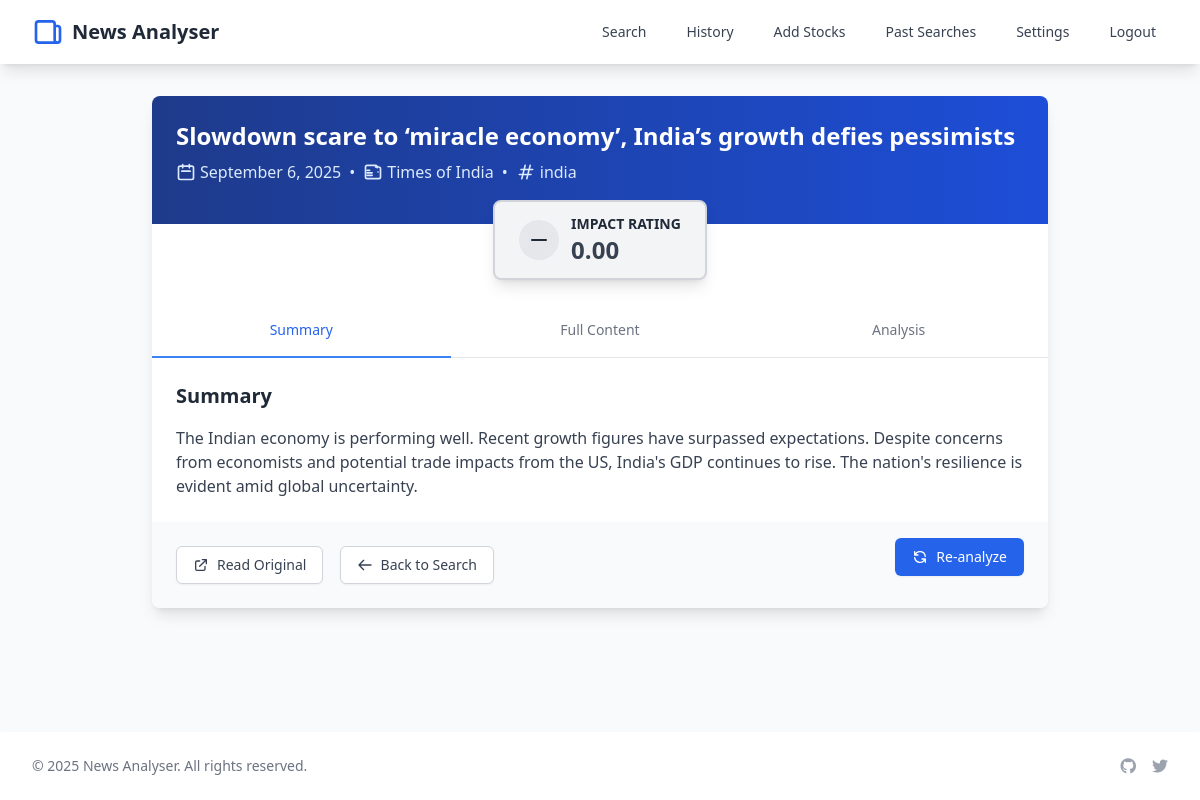
The app's page /news_analysis/2372/ (signed in) with its own data.
### news_analyser/models.py (models this page shows, shortened)
class News(models.Model):
    title = models.CharField(max_length=500)
    content_summary = models.TextField()
    content = models.TextField(null=True, blank=True)
    date = models.DateTimeField(default=timezone.now, db_index=True)
    link = models.CharField(max_length=500, unique=True, db_index=True)
    keyword = models.ForeignKey(
        Keyword, on_delete=models.CASCADE, related_name="news", db_index=True)
    impact_rating = models.FloatField(default=0, db_index=True)
    source = models.ForeignKey(
        "Source", on_delete=models.CASCADE, related_name="news", default=None, null=True)
    sentiment_explanation = models.TextField(null=True, blank=True)
    sentiment_confidence = models.FloatField(default=0, null=True, blank=True)
    mentioned_tickers = models.JSONField(default=list, blank=True)
    raw_gemini_response = models.JSONField(default=dict, blank=True)
    created_at = models.DateTimeField(auto_now_add=True)
    updated_at = models.DateTimeField(auto_now=True)
    class Meta:
        ordering = ['-date']
        verbose_name_plural = "News"
        indexes = [
            models.Index(fields=['keyword', 'date']),
            models.Index(fields=['impact_rating']),
            models.Index(fields=['-date']),
            models.Index(fields=['source', 'date']),
        ]

class Source(models.Model):
    id_name = models.CharField(max_length=200, unique=True, db_index=True)
    name = models.CharField(max_length=200)
    url = models.URLField()
    class Meta:
        ordering = ['name']

class Keyword(models.Model):
    name = models.CharField(max_length=200, db_index=True)
    create_date = models.DateTimeField(auto_now_add=True, db_index=True)
    class Meta:
        ordering = ['-create_date']
        indexes = [
            models.Index(fields=['name', 'create_date']),
        ]

### news_analyser/views.py (the view, shortened to what this page needs)
class NewsAnalysisView(LoginRequiredMixin, View):
    def get(self, request, news_id):
        news = News.objects.get(id=news_id)
        return render(request, "news_analyser/news_analysis.html", {"news": news})

### templates/news_analyser/news_analysis.html (shortened to what this page needs)
{% extends 'base.html' %}
{% block content %}
<div class="max-w-4xl mx-auto bg-white shadow-lg rounded-lg overflow-hidden">
    <div class="relative bg-gradient-to-r from-blue-900 to-blue-700 p-6">
        <h1 class="text-2xl font-bold text-white mb-2">{{ news.title }}</h1>
        <div class="flex items-center text-blue-100 mb-4">
            <svg class="w-5 h-5 mr-1" fill="none" stroke="currentColor" viewBox="0 0 24 24">
                <path stroke-linecap="round" stroke-linejoin="round" stroke-width="2" d="M8 7V3m8 4V3m-9 8h10M5 21h14a2 2 0 002-2V7a2 2 0 00-2-2H5a2 2 0 00-2 2v12a2 2 0 002 2z"></path>
            </svg>
            <span>{{ news.date|date:"F j, Y" }}</span>
            <span class="mx-2">•</span>
            <svg class="w-5 h-5 mr-1" fill="none" stroke="currentColor" viewBox="0 0 24 24">
                <path stroke-linecap="round" stroke-linejoin="round" stroke-width="2" d="M19 20H5a2 2 0 01-2-2V6a2 2 0 012-2h10a2 2 0 012 2v1M19 20a2 2 0 002-2V8a2 2 0 00-2-2h-4M5 10h3m-3 3h6m-6 3h6m7-4h.01"></path>
            </svg>
            <span>{{ news.source.name|default:"Unknown Source" }}</span>
            <span class="mx-2">•</span>
            <svg class="w-5 h-5 mr-1" fill="none" stroke="currentColor" viewBox="0 0 24 24">
                <path stroke-linecap="round" stroke-linejoin="round" stroke-width="2" d="M7 20l4-16m2 16l4-16M6 9h14M4 15h14"></path>
            </svg>
            <span>{{ news.keyword.name }}</span>
        </div>
    </div>
    <div class="relative -mt-6 mb-6 flex justify-center">
        <div id="impact-badge" class="transform translate-y-0 px-6 py-3 rounded-lg shadow-lg border-2
            {% if news.impact_rating > 0.3 %}
                bg-green-100 text-green-800 border-green-300
            {% elif news.impact_rating < -0.3 %}
                bg-red-100 text-red-800 border-red-300
            {% else %}
                bg-gray-100 text-gray-800 border-gray-300
            {% endif %}">
            <div class="flex items-center space-x-3">
                <div class="rounded-full p-2
                    {% if news.impact_rating > 0.3 %}
                        bg-green-200
                    {% elif news.impact_rating < -0.3 %}
                        bg-red-200
                    {% else %}
                        bg-gray-200
                    {% endif %}">
                    {% if news.impact_rating > 0.3 %}
                        <svg class="w-6 h-6" fill="none" viewBox="0 0 24 24" stroke="currentColor">
                            <path stroke-linecap="round" stroke-linejoin="round" stroke-width="2" d="M13 7h8m0 0v8m0-8l-8 8-4-4-6 6"></path>
                        </svg>
                    {% elif news.impact_rating < -0.3 %}
                        <svg class="w-6 h-6" fill="none" viewBox="0 0 24 24" stroke="currentColor">
                            <path stroke-linecap="round" stroke-linejoin="round" stroke-width="2" d="M13 17h8m0 0V9m0 8l-8-8-4 4-6-6"></path>
                        </svg>
                    {% else %}
                        <svg class="w-6 h-6" fill="none" viewBox="0 0 24 24" stroke="currentColor">
                            <path stroke-linecap="round" stroke-linejoin="round" stroke-width="2" d="M5 12h14"></path>
                        </svg>
                    {% endif %}
                </div>
                <div>
                    <p class="text-sm font-semibold uppercase">Impact Rating</p>
                    <p id="impact-value" class="text-2xl font-bold"></p>
                </div>
            </div>
        </div>
    </div>
    <div class="border-b border-gray-200">
        <nav class="flex -mb-px" aria-label="Tabs">
            <button id="summary-tab" class="tab-button w-1/3 py-4 px-1 text-center border-b-2 border-blue-500 font-medium text-sm text-blue-600">
                Summary
            </button>
            <button id="content-tab" class="tab-button w-1/3 py-4 px-1 text-center border-b-2 border-transparent font-medium text-sm text-gray-500 hover:text-gray-700 hover:border-gray-300">
                Full Content
            </button>
            <button id="analysis-tab" class="tab-button w-1/3 py-4 px-1 text-center border-b-2 border-transparent font-medium text-sm text-gray-500 hover:text-gray-700 hover:border-gray-300">
                Analysis
            </button>
        </nav>
    </div>
    <div class="p-6">
        <div id="summary-section" class="tab-section">
            <h2 class="text-xl font-semibold text-gray-800 mb-4">Summary</h2>
            <div class="prose max-w-none">
                <p class="text-gray-700">{{ news.content_summary }}</p>
            </div>
        </div>
    </div>
    <div class="bg-gray-50 px-6 py-4 flex items-center justify-between">
        <div>
            <a href="{{ news.link }}" target="_blank" rel="noopener noreferrer" class="inline-flex items-center px-4 py-2 border border-gray-300 rounded-md shadow-sm text-sm font-medium text-gray-700 bg-white hover:bg-gray-50">
                <svg class="w-4 h-4 mr-2" fill="none" viewBox="0 0 24 24" stroke="currentColor">
                    <path stroke-linecap="round" stroke-linejoin="round" stroke-width="2" d="M10 6H6a2 2 0 00-2 2v10a2 2 0 002 2h10a2 2 0 002-2v-4M14 4h6m0 0v6m0-6L10 14" />
                </svg>
                Read Original
            </a>
            <a href="{% url 'news_analyser:search' %}" class="ml-3 inline-flex items-center px-4 py-2 border border-gray-300 rounded-md shadow-sm text-sm font-medium text-gray-700 bg-white hover:bg-gray-50">
                <svg class="w-4 h-4 mr-2" fill="none" viewBox="0 0 24 24" stroke="currentColor">
                    <path stroke-linecap="round" stroke-linejoin="round" stroke-width="2" d="M10 19l-7-7m0 0l7-7m-7 7h18" />
                </svg>
                Back to Search
            </a>
        </div>
        <form method="post" action="{% url 'news_analyser:news_analysis' news.id %}">
            <button type="submit" class="inline-flex items-center px-4 py-2 border border-transparent rounded-md shadow-sm text-sm font-medium text-white bg-blue-600 hover:bg-blue-700">
                <svg class="w-4 h-4 mr-2" fill="none" viewBox="0 0 24 24" stroke="currentColor">
                    <path stroke-linecap="round" stroke-linejoin="round" stroke-width="2" d="M4 4v5h.582m15.356 2A8.001 8.001 0 004.582 9m0 0H9m11 11v-5h-.581m0 0a8.003 8.003 0 01-15.357-2m15.357 2H15" />
                </svg>
                Re-analyze
            </button>
        </form>
    </div>
</div>
{% endblock %}

### records on screen
News: title "Slowdown scare to ‘miracle economy’, India’s growth defies pessimists", date "September 6, 2025", source.name "Times of India", keyword.name "india", content_summary "The Indian economy is performing well. Recent growth figures have surpassed expectations. Despite concerns from economists and potential trade impacts from the US, India's GDP continues to rise. The nation's resilience is evident amid global uncertainty."
